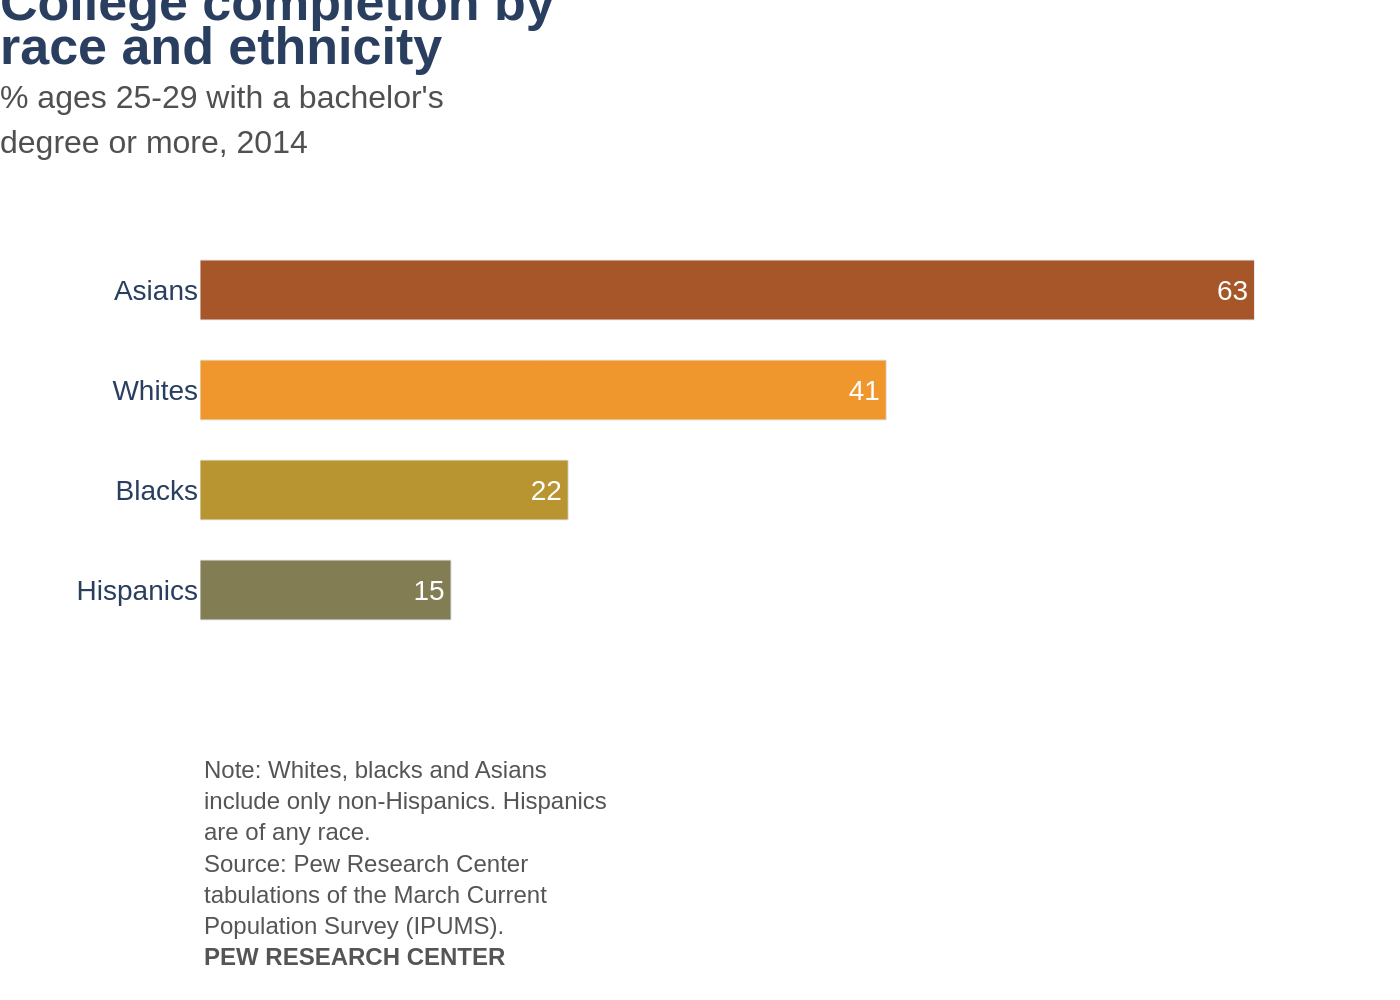

Generate this figure with Python:
import sys
import json
import os
import plotly.graph_objects as go

if len(sys.argv) != 2:
    print(f"Usage: python {os.path.basename(sys.argv[0])} <json_file_path>")
    sys.exit(1)

json_path = sys.argv[1]

if not os.path.exists(json_path):
    print(f"Error: JSON file not found at '{json_path}'")
    sys.exit(1)

try:
    with open(json_path, 'r', encoding='utf-8') as f:
        config = json.load(f)
except json.JSONDecodeError as e:
    print(f"Error decoding JSON from '{json_path}': {e}")
    sys.exit(1)

chart_data = config['chart_data']
texts = config['texts']
colors = config['colors']

# Prepare data for Plotly; lists must be reversed for top-to-bottom display
categories = [d['category'] for d in chart_data]
values = [d['value'] for d in chart_data]

categories.reverse()
values.reverse()
colors.reverse()

# Create the figure
fig = go.Figure()

# Add the horizontal bar trace
fig.add_trace(go.Bar(
    y=categories,
    x=values,
    orientation='h',
    marker=dict(color=colors),
    text=values,
    texttemplate='%{text}',
    textposition='inside',
    insidetextanchor='end',
    textfont=dict(color='white', size=14, family='Arial'),
    hoverinfo='none'
))

# Combine title and subtitle with HTML for styling
full_title_text = (
    f"<span style='font-size: 26px; font-weight: bold;'>{texts['title']}</span><br>"
    f"<span style='font-size: 16px; color: #505050;'>{texts['subtitle']}</span>"
)

# Update layout to match the source image
fig.update_layout(
    title=dict(
        text=full_title_text,
        x=0,
        y=0.98,
        xanchor='left',
        yanchor='top'
    ),
    xaxis=dict(
        showgrid=False,
        showline=False,
        showticklabels=False,
        zeroline=False,
        range=[0, max(values) * 1.1]  # Ensure space for text on the longest bar
    ),
    yaxis=dict(
        showgrid=False,
        showline=False,
        showticklabels=True,
        automargin=True,
        tickfont=dict(size=14),
        categoryorder='array',
        categoryarray=categories
    ),
    margin=dict(l=100, r=20, t=120, b=180),
    plot_bgcolor='white',
    paper_bgcolor='white',
    font=dict(family="Arial"),
    showlegend=False,
    bargap=0.4
)

# Add source and note information as a single annotation
fig.add_annotation(
    text=texts['source'],
    xref="paper",
    yref="paper",
    x=0,
    y=-0.28,  # Positioned below the plot area
    xanchor='left',
    yanchor='top',
    align='left',
    showarrow=False,
    font=dict(size=12, color='#555555')
)

# Derive the output filename from the input JSON path
base_filename = os.path.splitext(os.path.basename(json_path))[0]
output_filename = f"{base_filename}.png"

# Save the figure to a high-resolution PNG file
fig.write_image(output_filename, scale=2)

print(f"Chart saved as {output_filename}")
